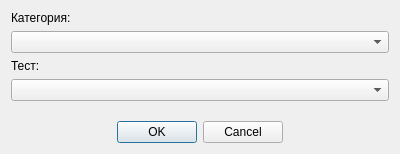
<?xml version="1.0" encoding="UTF-8"?>
<ui version="4.0">
 <class>DlgDeleteTest</class>
 <widget class="QDialog" name="DlgDeleteTest">
  <property name="geometry">
   <rect>
    <x>0</x>
    <y>0</y>
    <width>400</width>
    <height>154</height>
   </rect>
  </property>
  <property name="windowTitle">
   <string>Удалить тест</string>
  </property>
  <layout class="QVBoxLayout" name="verticalLayout">
   <item>
    <widget class="QLabel" name="label">
     <property name="text">
      <string>Категория:</string>
     </property>
    </widget>
   </item>
   <item>
    <widget class="QComboBox" name="cbCat"/>
   </item>
   <item>
    <widget class="QLabel" name="label_2">
     <property name="text">
      <string>Тест:</string>
     </property>
    </widget>
   </item>
   <item>
    <widget class="QComboBox" name="cbTest"/>
   </item>
   <item>
    <spacer name="verticalSpacer">
     <property name="orientation">
      <enum>Qt::Vertical</enum>
     </property>
     <property name="sizeHint" stdset="0">
      <size>
       <width>20</width>
       <height>24</height>
      </size>
     </property>
    </spacer>
   </item>
   <item>
    <widget class="QDialogButtonBox" name="buttonBox">
     <property name="orientation">
      <enum>Qt::Horizontal</enum>
     </property>
     <property name="standardButtons">
      <set>QDialogButtonBox::Cancel|QDialogButtonBox::Ok</set>
     </property>
     <property name="centerButtons">
      <bool>true</bool>
     </property>
    </widget>
   </item>
  </layout>
 </widget>
 <resources/>
 <connections>
  <connection>
   <sender>buttonBox</sender>
   <signal>accepted()</signal>
   <receiver>DlgDeleteTest</receiver>
   <slot>accept()</slot>
   <hints>
    <hint type="sourcelabel">
     <x>248</x>
     <y>254</y>
    </hint>
    <hint type="destinationlabel">
     <x>157</x>
     <y>274</y>
    </hint>
   </hints>
  </connection>
  <connection>
   <sender>buttonBox</sender>
   <signal>rejected()</signal>
   <receiver>DlgDeleteTest</receiver>
   <slot>reject()</slot>
   <hints>
    <hint type="sourcelabel">
     <x>316</x>
     <y>260</y>
    </hint>
    <hint type="destinationlabel">
     <x>286</x>
     <y>274</y>
    </hint>
   </hints>
  </connection>
 </connections>
</ui>
